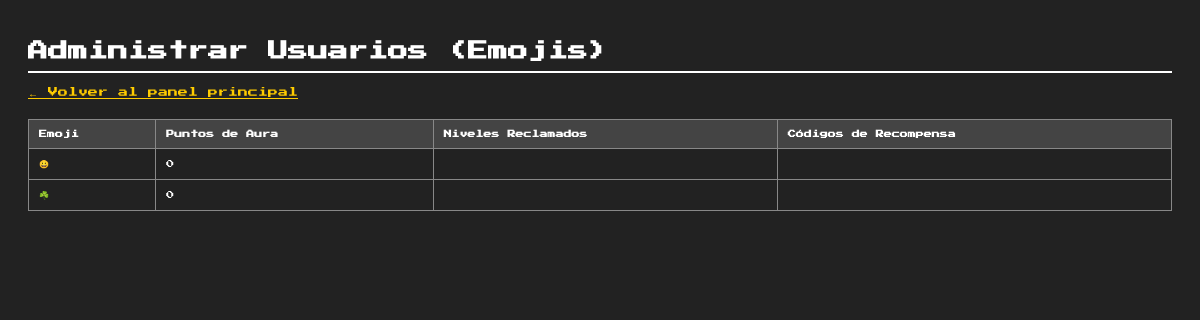
/admin/emojis (signed in), run on the app's committed database.
### app.py (models this page shows, shortened)
class User(db.Model):
    emoji = db.Column(db.String(10), primary_key=True)
    password_hash = db.Column(db.String(256))
    aura_points = db.Column(db.Integer, default=0)
    claimed_levels = db.Column(JSON, default=list)
    reward_codes = db.Column(JSON, default=dict)

### app.py (the view)
@app.route('/admin/emojis')
def admin_emojis():
    if not session.get("logged_in"):
        return redirect(url_for("login"))
    users = User.query.all()
    return render_template('admin_emojis.html', users=users)

### templates/admin_emojis.html (shortened to what this page needs)
<!DOCTYPE html>
<html lang="es">
<head>
</head>
<body>
    <h1>Administrar Usuarios (Emojis)</h1>
    <p><a href="{{ url_for('admin') }}">&larr; Volver al panel principal</a></p>
    <table>
        <thead>
            <tr>
                <th>Emoji</th>
                <th>Puntos de Aura</th>
                <th>Niveles Reclamados</th>
                <th>Códigos de Recompensa</th>
            </tr>
        </thead>
        <tbody>
            {% for user in users %}
            <tr>
                <td>{{ user.emoji }}</td>
                <td>{{ user.aura_points }}</td>
                <td>{{ (user.claimed_levels or []) | join(', ') }}</td>
                <td>
                </td>
            </tr>
            {% endfor %}
        </tbody>
    </table>
</body>
</html>

### templates/admin_emojis.html (style rules this page uses)
body { font-family: 'Press Start 2P', cursive; background-color: #222; color: #fff; padding: 20px; font-size: 10px; }
h1 { border-bottom: 2px solid #fff; padding-bottom: 10px; }
table { width: 100%; border-collapse: collapse; margin-top: 20px; font-size: 0.8em; }
th, td { border: 1px solid #888; padding: 10px; text-align: left; }
th { background-color: #444; }
a { color: #ffcc00; }

### data on the page
User: emoji "😀", aura_points "0"
User: emoji "☘️", aura_points "0"
